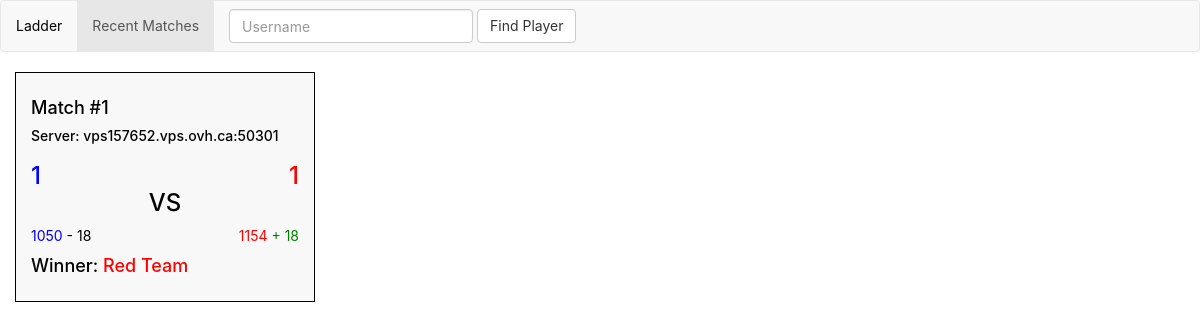
The page /recent/ on the database its author committed.
### setup_database.py (models this page shows, shortened)
class Match(Base):
    __tablename__ = 'match'
    id = Column(Integer, primary_key=True, index=True)
    outcome = Column(Integer, nullable=False)
    change = Column(Integer, nullable=False)
    winner_rank = Column(Integer, nullable=False)
    loser_rank = Column(Integer, nullable=False)
    server_id = Column(Integer, ForeignKey('server.id'), nullable=False)

class Server(Base):
    __tablename__ = 'server'
    id = Column(Integer, primary_key=True, index=True)
    host = Column(String(250), nullable=False)
    port = Column(Integer, nullable=False)
    password = Column(String(250), nullable=False)

### project.py (the view)
@app.route('/recent/')
def recent_matches():
    matches = session.query(Match).order_by(desc(Match.id)).limit(20)
    servers = []
    counts = []
    for match in matches:
        server = session.query(Server).filter_by(id=match.server_id).one()
        servers.append(server)
        players_blue = session.query(Player_Match).\
            filter_by(match_id=match.id, team=0).count()
        players_red = session.query(Player_Match).\
            filter_by(match_id=match.id, team=1).count()
        counts.append((players_blue, players_red))
    return render_template('recent_matches.html', matches=matches,
                           servers=servers, counts=counts)

### project.py (called while the page is built)
@app.context_processor
def utility_processor():
    user = None
    if 'email' in login_session:
        user = session.query(User).\
            filter_by(email=login_session['email']).first()
    if 'state' not in login_session:
        login_session['state'] = ''.join(
            random.choice(string.ascii_uppercase + string.digits)
            for x in xrange(32))
    return dict(state=login_session['state'], user=user)

### templates/recent_matches.html (shortened to what this page needs)
{% extends "header.html" %}
{% set active_page = "matches" %}
{% block content %}
{{ super() }}
<div class="container-fluid">
	{% for match in matches %}
	<a href="{{url_for('show_match', id=match.id)}}">
		<div class="match">
			<h4>Match #{{match.id}}</h5>
			<h5>Server: {{servers[loop.index-1].host}}:{{servers[loop.index-1].port}}</h5>
			<h3>
				<span style="color:blue;">{{counts[loop.index-1][0]}}</span>
				<span style="color:red;float:right">{{counts[loop.index-1][1]}}</span>
				<span style="display: table; margin: 0 auto;"> VS </span>
			</h3>
			{% if match.outcome == 0 %}
			<span style="color:blue;">{{match.winner_rank}}</span>
			<span style="color:green;"> + {{match.change}}</span>
			<span style="text-align:right;float:right">
				<span style="color:red">
					{{match.loser_rank}}
				</span>
				 - {{match.change}}
			</span>
			<h4>Winner:
				<span style="color:blue;">Blue Team</span>
			</h4>
			{% else %}
			<span style="color:blue;">{{match.loser_rank}}</span>
			<span> - {{match.change}}</span>
			<span style="color:red;text-align:right;float:right">
				{{match.winner_rank}}
				<span style="color:green">+ {{match.change}}</span>
			</span>
			<h4>Winner:
				<span style="color:red;">Red Team</span>
			</h4>
			{% endif %}
		</div>
	</a>
	{% endfor %}
</div>
{% endblock %}

### templates/header.html (shortened to what this page needs)
{% extends "main.html" %}
{% set nav_bar = [
    (url_for('show_ladder'), 'ladder', 'Ladder'),
    (url_for('recent_matches'), 'matches', 'Recent Matches'),
    (url_for('admin_panel'), 'admin', 'Admin Panel')
] -%}
{% set active_page = active_page|default('ladder') -%}
{% block content %}
<nav class="navbar navbar-default">
    <div class="container-fluid no-left-padding">
        <ul class="nav navbar-nav">
            {% for href, id, caption in nav_bar %}
                {% if id == 'admin' and not user.admin %}
                {% else %}
                <li{% if id == active_page %} class="active"{% endif %}>
                    <a href="{{ href|e }}">{{ caption|e }}</a>
                </li>
                {% endif %}
            {% endfor %}
        </ul>
        <form id="search" method="post" action="{{url_for('search')}}" class="navbar-form navbar-left">
            <div class="form-group">
                <input name="username" type="text" class="form-control" placeholder="Username">
            </div>
            <button type="submit" class="btn btn-default">Find Player</button>
        </form>
    </div>
</nav>
{% endblock %}

### templates/main.html (shortened to what this page needs)
<!DOCTYPE html>
<html lang="en">
    <head>
        <link href="{{ url_for('static', filename='css/bootstrap.css') }}" rel="stylesheet">
        <link href="{{ url_for('static', filename='css/main.css') }}" rel="stylesheet">
    </head>
    <body>
        {% block content %}{% endblock %}
        <br/>
        <br/>
    </body>
</html>

### static/css/main.css (style rules this page uses)
* { font-family:"Avenir Next", -apple-system, BlinkMacSystemFont, "Segoe UI", "Roboto", "Oxygen", "Ubuntu", "Cantarell", "Fira Sans", "Droid Sans", "Helvetica Neue", sans-serif }
.no-left-padding { padding-left: 0; }
.navbar-default { background-color: #F8F8F8; border-color: #E7E7E7; }
.navbar-default .navbar-nav > li > a { color: black; }
.navbar-default .navbar-nav > .active > a, .navbar-default .navbar-nav > .active > a:hover, .navbar-default .navbar-nav > .active > a:focus { background-color: #E7E7E7; }
.match { margin-right: 6px; margin-bottom: 6px; background-color: #F8F8F8; width: 300px; border: 1px solid black; padding: 15px; float:left; color:black; text-decoration: none; }

### rows shown on the page
Match: id "1", counts "1", loser_rank "1050", change "18", winner_rank "1154"
Server: host "vps157652.vps.ovh.ca", port "50301"

### other values the page prints
{{ caption|e }} "Ladder" "Recent Matches"
